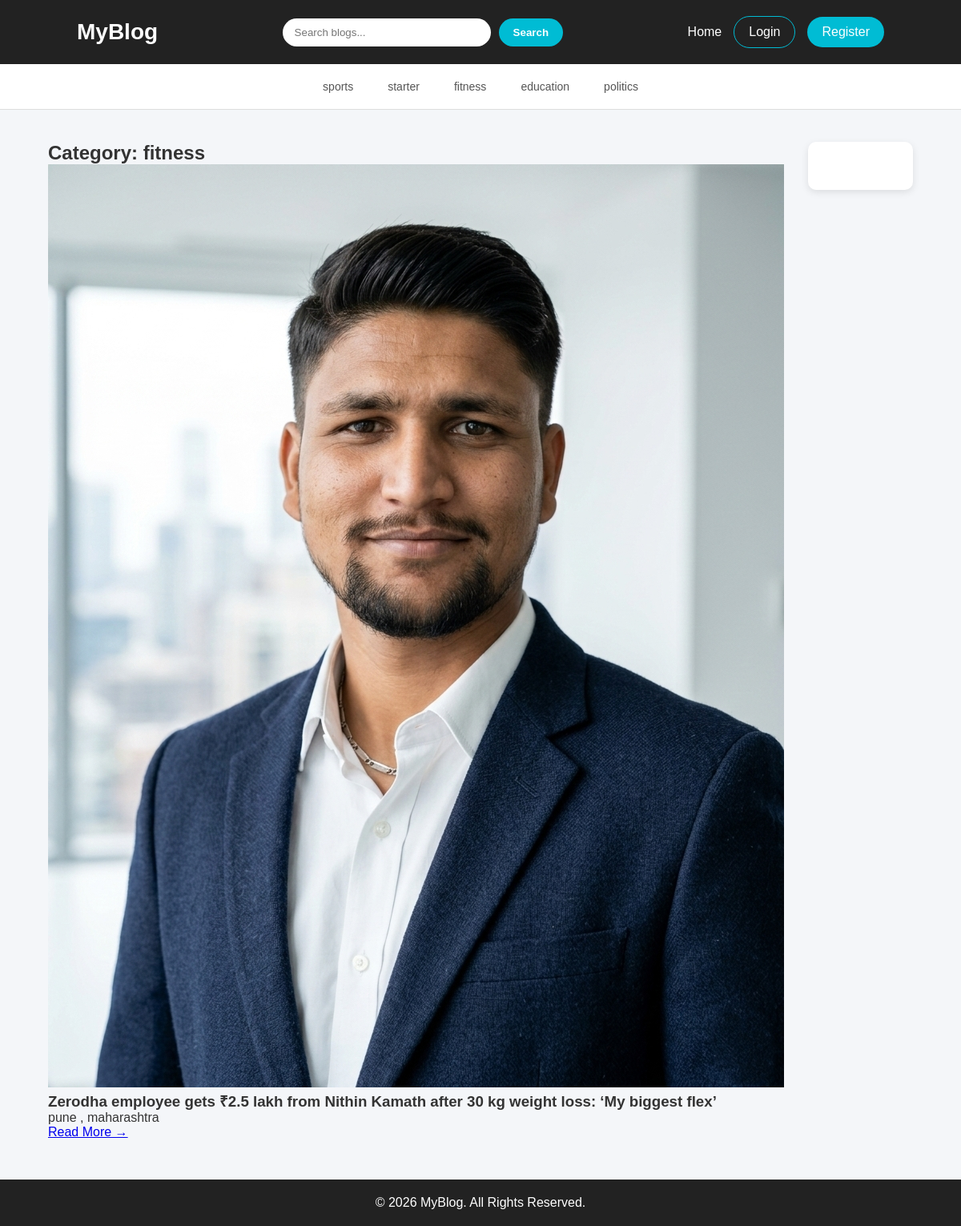
The app's page /category/3/, older data.
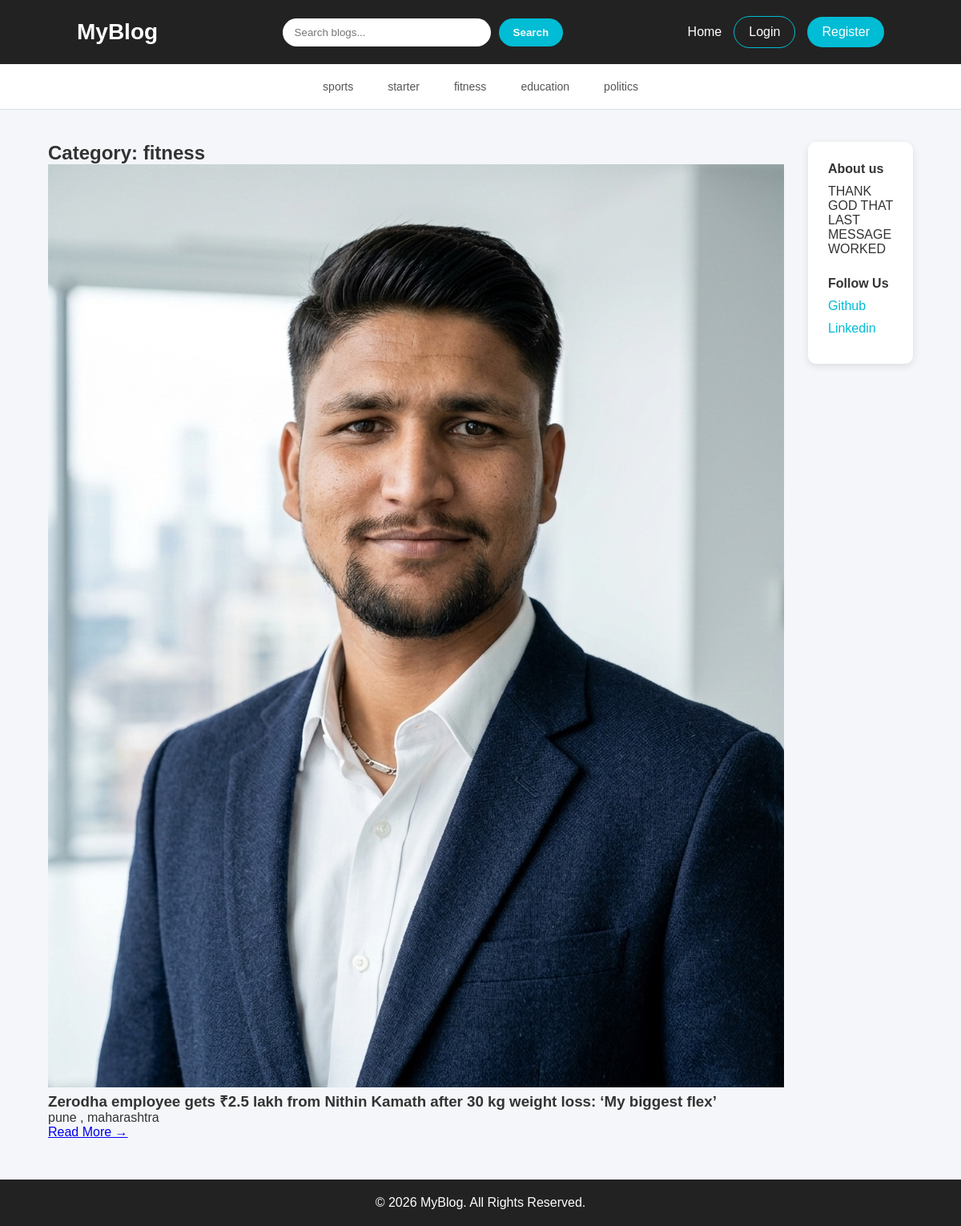
The same page, newer data.
### blogs/models.py (models this page shows, shortened)
class Category(models.Model):
    category_name = models.CharField(max_length=100)
    created_at = models.DateTimeField(auto_now_add=True)
    updated_at = models.DateTimeField(auto_now=True)

class Blog(models.Model):
    title = models.CharField(max_length=200)
    slug = models.SlugField(max_length=200, unique=True, blank=True)
    category = models.ForeignKey(Category, on_delete=models.CASCADE)
    author = models.CharField(max_length=100)
    featured_image = models.ImageField(upload_to='blog_images/')
    short_description = models.TextField()
    body_description = models.TextField()
    status = models.CharField(max_length=20, choices=status_choices, default='Draft')
    is_featured = models.BooleanField(default=False)
    created_at = models.DateTimeField(auto_now_add=True)
    updated_at = models.DateTimeField(auto_now=True)

### assign/models.py (models this page shows, shortened)
class about_us(models.Model):
    About_us = models.CharField(max_length=200)
    description = models.TextField()
    created_at = models.DateTimeField(auto_now_add=True)
    updated_at = models.DateTimeField(auto_now=True)

class social(models.Model):
    social_name = models.CharField(max_length=200)
    social_link = models.URLField()
    created_at = models.DateTimeField(auto_now_add=True)
    updated_at = models.DateTimeField(auto_now=True)

### blogs/views.py (the view)
# urls.py: path('<int:category_id>/', views.posts_by_category, name='posts_by_category')
def posts_by_category(request, category_id):
    posts = Blog.objects.filter(category_id=category_id, status='Published')
    '''try:

        category = Category.objects.get(pk=category_id)
    except:
        return redirect('home')  # Redirect to home if category not found:
    '''
    category = get_object_or_404(Category, pk=category_id)
    context = {
        'category': category,
        'posts': posts
    }
    return render(request, 'posts_by_category.html', context)

### blogs/context_processors.py (called while the page is built)
def get_categories(request):
    categories = Category.objects.all()
    return dict(categories=categories)

def get_about_us(request):
    about_us = about_us_model.objects.first()  # Get the first instance of about_us
    return dict(about_us=about_us)

def get_social(request):
    social = social_model.objects.all()  # Get all instances of social
    return dict(social=social)

### templates/posts_by_category.html
{% extends 'base.html' %}
{% block content %}
<div class="container">
    <h2 class="section-title">
        Category: {{ category.category_name }}
    </h2>
    <div class="posts">
        {% if posts %}
            {% for post in posts %}
            <div class="card">
                <img src="{{ post.featured_image.url }}" alt="{{ post.title }}">
                <div class="card-content">
                    <h3>{{ post.title }}</h3>
                    <p>{{ post.short_description }}</p>
                    <a href="{% url 'blog_detail' post.slug %}" class="read-more">
                        Read More →
                    </a>
                </div>
            </div>
            {% endfor %}
        {% else %}
            <p style="text-align:center; width:100%;">
                No posts available in this category.
            </p>
        {% endif %}
    </div>
</div>
{% endblock %}

### templates/base.html (shortened to what this page needs)
{% load static %}
<!DOCTYPE html>
<html lang="en">
<head>
</head>
<body>
<header>
    <div class="logo">
        <a href="{% url 'home' %}">
            MyBlog
        </a>
    </div>
    <form class="search-box"
          method="GET"
          action="{% url 'search' %}">
        <input
            type="text"
            name="keyword"
            placeholder="Search blogs..."
        >
        <button type="submit">
            Search
        </button>
    </form>
    <nav>
        <a href="{% url 'home' %}">
            Home
        </a>
        {% if not user.is_authenticated %}
           <a href="{% url 'login' %}"
               class="login-btn">
                Login
            </a>
            <a href="{% url 'register' %}"
               class="register-btn">
                Register
            </a>
        {% else %}
             <a href="{% url 'logout' %}"
               class="logout-btn">
                Logout
            </a>
            <h5>Welcome, {{ user.username }}!</h5>
            {% endif %}
    </nav>
</header>
<div class="nav-scroller">
    <nav class="category-menu">
        {% for cat in categories %}
        <a href="{% url 'posts_by_category' cat.id %}">
            {{ cat.category_name }}
        </a>
        {% endfor %}
    </nav>
</div>
<div class="main-wrapper">
    <div class="content-area">
        {% block content %}
        {% endblock %}
    </div>
    <aside class="blog-sidebar">
        <div>
            <h4>
                {{ about_us.About_us }}
            </h4>
            <p>
                {{ about_us.description }}
            </p>
        </div>
        {% if social %}
        <div style="margin-top:25px;">
            <h4>
                Follow Us
            </h4>
            <ol>
                {% for i in social %}
                <li>
                    <a
                    href="{{ i.social_link }}"
                    target="_blank">
                        {{ i.social_name }}
                    </a>
                </li>
                {% endfor %}
            </ol>
        </div>
        {% endif %}
    </aside>
</div>
<footer>
    <p>
        © 2026 MyBlog. All Rights Reserved.
    </p>
</footer>
</body>
</html>

### templates/base.html (style rules this page uses)
* { margin:0; padding:0; box-sizing:border-box; font-family:Arial,sans-serif; }
body { background:#f4f6f9; color:#333; }
header { background:#222; padding:20px 8%; display:flex; justify-content:space-between; align-items:center; flex-wrap:wrap; gap:20px; }
.logo a { text-decoration:none; color:#fff; font-size:28px; font-weight:bold; }
.search-box { display:flex; align-items:center; gap:10px; }
.search-box input { width:260px; padding:10px 15px; border:none; border-radius:25px; outline:none; }
.search-box button { border:none; padding:10px 18px; border-radius:25px; background:#00bcd4; color:#fff; cursor:pointer; font-weight:bold; transition:.3s; }
nav { display:flex; align-items:center; gap:15px; }
nav a { text-decoration:none; color:#fff; transition:.3s; }
.login-btn { padding:10px 18px; border:1px solid #00bcd4; border-radius:25px; }
.register-btn { padding:10px 18px; border-radius:25px; background:#00bcd4; }
.nav-scroller { background:#fff; border-bottom:1px solid #ddd; padding:12px 10%; }
.category-menu { display:flex; justify-content:center; gap:15px; flex-wrap:wrap; }
.category-menu a { text-decoration:none; color:#555; padding:8px 14px; border-radius:20px; transition:.3s; font-size:14px; font-weight:500; }
.main-wrapper { width:90%; margin:40px auto; display:grid; grid-template-columns:3fr 1fr; gap:30px; }
.content-area { width:100%; }
.blog-sidebar { background:#fff; padding:25px; border-radius:10px; box-shadow:0 3px 10px rgba(0,0,0,.1); height:fit-content; }
.blog-sidebar h4 { margin-bottom:10px; }
.blog-sidebar ol { list-style:none; }
.blog-sidebar li { margin:10px 0; }
.blog-sidebar a { text-decoration:none; color:#00bcd4; }
footer { background:#222; color:#fff; text-align:center; padding:20px; margin-top:50px; }

Row changes from the older to the newer data that the page shows:
added about_us: About_us "About us", description "THANK GOD THAT LAST MESSAGE WORKED"
added social: social_name "Github"
added social: social_name "Linkedin"
Text that changed along with them:
text now shown: "Follow Us"
